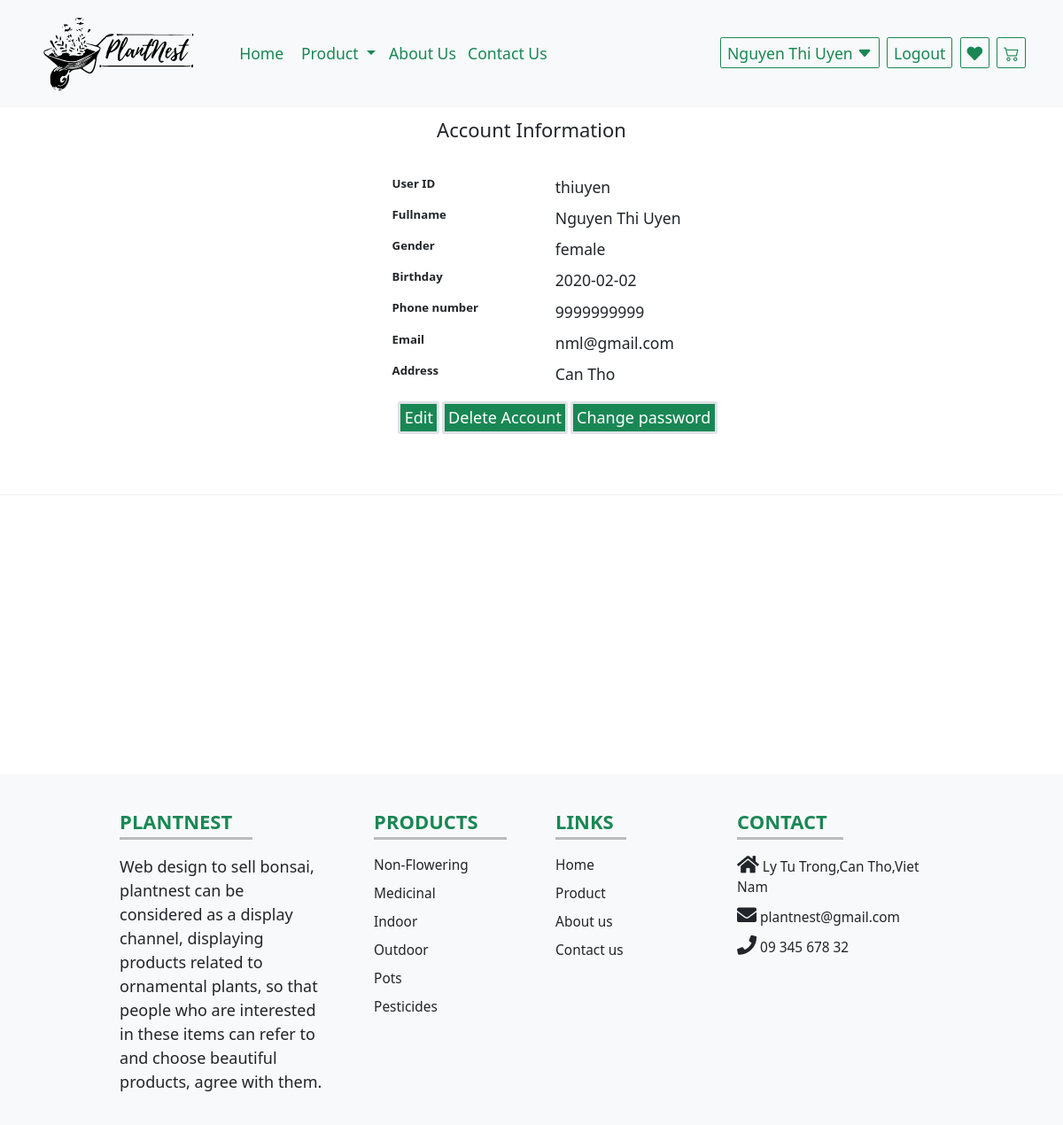
The page /client/manageAccount.php (signed in) on the database its author committed.
### tables this page shows
CREATE TABLE `account` (
  `userID` varchar(50) NOT NULL,
  `fullname` varchar(255) NOT NULL,
  `password` varchar(500) NOT NULL,
  `phone` varchar(15) NOT NULL,
  `address` varchar(600) NOT NULL,
  `gender` varchar(6) NOT NULL,
  `birthday` date NOT NULL,
  `role` tinyint(4) NOT NULL,
  `email` varchar(255) NOT NULL
);

### classes/Users.php (called while the page is built, shortened)
<?php
    function getUserInfo($conn, $id){
        $sql = "SELECT userID, fullname, phone, address, gender, role, password, email, birthday FROM account WHERE userID = '$id'";
        $result = $conn->query($sql) or die($this->conn->error.__LINE__);
        return $result;
    }

### client/manageAccount.php (the view, shortened to what this page needs)
<?php
if (isset($_SESSION['role']) && ($_SESSION['role'] == 0)) {
    include_once '../classes/Product.php';
    include_once '../classes/Users.php';
    include_once '../assets/database.php';
?>
    <!DOCTYPE html>
    <html lang="en">
    <head>
        <link rel="stylesheet" href="https://unpkg.com/swiper/swiper-bundle.min.css" />
        <link rel="stylesheet" href="https://cdnjs.cloudflare.com/ajax/libs/font-awesome/5.15.3/css/all.min.css">
        <link rel="stylesheet" href="../assets/css/style.css">
        <link href="https://cdn.jsdelivr.net/npm/bootstrap@5.0.2/dist/css/bootstrap.min.css" rel="stylesheet">
        <link rel="stylesheet" href="https://cdn.jsdelivr.net/npm/bootstrap-icons@1.10.5/font/bootstrap-icons.css">
        <link rel="stylesheet" href="https://cdn.jsdelivr.net/npm/swiper@10/swiper-bundle.min.css" />
    </head>
    <body>
        <nav class="navbar navbar-expand-lg navbar-light bg-light px-lg-5 py-lg-4 shadow-sm sticky-top">
            <div class="container-fluid">
                <div><a class="navbar-brand p-4 me-5 fw-bold fs-3 h-font" href="../index.php"><img src="../assets/images/logo/logo.svg" style="width:180px;" alt="Logo"></a></div>
                <div class="collapse navbar-collapse" id="navbarSupportedContent">
                    <ul class="navbar-nav me-auto mb-3 fs-2 mb-lg-0">
                        <li class="nav-item">
                            <a class="nav-link active text-success me-2" aria-current="page" href="../index.php">Home</a>
                        </li>
                        <nav class="">
                            <div class="container-fluid">
                                <div class="collapse navbar-collapse" id="navbarNavDarkDropdown">
                                    <ul class="navbar-nav">
                                        <li class="nav-item dropdown">
                                            <a class="nav-link text-success dropdown-toggle" href="#" id="navbarDarkDropdownMenuLink" role="button" data-bs-toggle="dropdown" aria-expanded="false">
                                                Product
                                            </a>
                                        </li>
                                    </ul>
                                </div>
                            </div>
                        </nav>
                        <li class="nav-item">
                            <a class="nav-link active text-success me-2" href="aboutus.php">About Us</a>
                        </li>
                        <li class="nav-item">
                            <a class="nav-link active text-success me-2" href="contactus.php">Contact Us</a>
                        </li>
                    </ul>
                    <div class="d-flex">
                        <?php
                        if (isset($_SESSION['name']) && ($_SESSION['name'] != "")) { ?>
                            <a href="manageAccount.php">
                                <div class="dropdown">
                                    <a class="btn btn-outline-success shadow-none me-lg-3 me-3 fs-2" href="#" role="button" id="dropdownMenuLink" data-bs-toggle="dropdown" aria-expanded="false">
                                        <?php echo $_SESSION['name']; ?> <i class="bi bi-caret-down-fill"></i>
                                    </a>
                                </div>
                            </a>
                            <a href="logout.php">
                                <button type="button" class="btn btn-outline-success shadow-none me-lg-3 me-3 fs-2" data-bs-toggle="modal" data-bs-target="#registermodal">
                                    Logout
                                </button>
                            </a>
                            <a href="favorites.php">
                                <button type="button" class="btn btn-outline-success shadow-none me-lg-3 me-3 fs-2" data-bs-toggle="modal" data-bs-target="#registermodal">
                                    <i class="fas fa-heart"></i>
                                </button>
                            </a>
                        <?php } ?>
                        <a href="cart.php"><button type="button" class="btn btn-outline-success shadow-none me-lg-3 me-3 fs-2" data-bs-toggle="modal" data-bs-target="#registermodal">
                                <i class="bi bi-cart2"></i>
                            </button></a>
                    </div>
                </div>
            </div>
        </nav>
        <div id="shopping-cart">
                <?php
                if (isset($_SESSION['email']) && ($_SESSION['email'] != "") && !isset($_GET['action'])) {
                    $accountID = $_SESSION['id'];
                    $result = getUserInfo($conn, $accountID);
                    if ($result->num_rows > 0) {
                ?>
                        <div>
                            <div class="bg-white p-3 p-md-4 rounded shadow-sm d-flex justify-content-center flex-column align-items-center">
                                <div>
                                    <h1 class="text-center">Account Information</h1>
                                </div>
                                <div>
                                    <table class="table table-borderless" style="width: 50%; margin:30px 0px 50px 400px;">
                                        <tbody>
                                            <?php while ($row = $result->fetch_assoc()) { ?>
                                                <tr class="w-100">
                                                    <td style="width: 250px;"><span class="fs-4 fw-bold p-4">User ID</span></td>
                                                    <td class="fs-2" style="width: 500px;"><?php echo $row['userID']; ?></td>
                                                </tr>
                                                <tr>
                                                    <td><span class="fs-4 fw-bold p-4 ">Fullname</span></td>
                                                    <td class="fs-2"><?php echo $row['fullname']; ?></td>
                                                </tr>
                                                <tr>
                                                    <td><span class="fs-4 fw-bold p-4 ">Gender</span></td>
                                                    <td class="fs-2"><?php echo $row['gender']; ?></td>
                                                </tr>
                                                <tr>
                                                    <td><span class="fs-4 fw-bold p-4">Birthday</span></td>
                                                    <td class="fs-2"><?php echo $row['birthday']; ?></td>
                                                </tr>
                                                <tr>
                                                    <td><span class="fs-4 fw-bold p-4">Phone number</span></td>
                                                    <td class="fs-2"><?php echo $row['phone']; ?></td>
                                                </tr>
                                                <tr>
                                                    <td><span class="fs-4 fw-bold p-4">Email</span></td>
                                                    <td class="fs-2"><?php echo $row['email']; ?></td>
                                                </tr>
                                                <tr>
                                                    <td><span class="fs-4 fw-bold p-4">Address</span></td>
                                                    <td class="fs-2"><?php echo $row['address']; ?></td>
                                                </tr>
                                                <tr>
                                                    <td colspan="2">
                                                        <div class="mt-2" style="margin-left: 20px;">
                                                            <a class="mt-2 btn btn-success btn-sm w-10 rounded-3 border border-3" style="font-size: 18px;" href="?action=editAccount&id=<?php echo $row['userID']; ?>">
                                                                Edit
                                                            </a>
                                                            <a class="mt-2 btn btn-success btn-sm w-10 rounded-3 border border-3" style="font-size: 18px;" href="?action=removeAccount&id=<?php echo $row['userID']; ?>">
                                                                Delete Account
                                                            </a>
                                                            <a class="mt-2 btn btn-success btn-sm w-10 rounded-3 border border-3" style="font-size: 18px;" href="?action=changePassword&id=<?php echo $row['userID']; ?>">
                                                                Change password
                                                            </a>
                                                        </div>
                                                    </td>
                                                </tr>
                                            <?php } ?>
                                        </tbody>
                                    </table>
                                </div>
                            </div>
                        </div>
                </div></br></br></br></br></br></br></br></br></br></br></br></br></br></br></br></br></br></br></br></br></br></br></br>
        <?php }
                } ?>
        <footer class="text-center text-lg-start text-dark bg-light mt-4" style="background-color: #ECEFF1">
            <section class="">
                <div class="container text-center text-md-start mt-5">
                    <div class="row mt-3">
                        <div class="col-md-3 col-lg-4 col-xl-3 mx-auto mb-4">
                            <h6 class="text-uppercase fw-bold fs-1 text-success">PLANTNEST</h6>
                            <hr class="mb-4 mt-0 d-inline-block mx-auto" style="width: 150px; background-color: #000; height: 3px" />
                            <p style="font-size:18px">
                                Web design to sell bonsai, plantnest can be considered as a display channel,
                                displaying products related to ornamental plants,
                                so that people who are interested in these items can refer to and choose beautiful products,
                                agree with them.
                            </p>
                        </div>
                        <div class="col-md-2 col-lg-2 col-xl-2 mx-auto mb-4">
                            <h6 class="text-uppercase fw-bold fs-1 text-success">Products</h6>
                            <hr class="mb-4 mt-0 d-inline-block mx-auto" style="width: 150px; background-color: #000; height: 3px" />
                            <p>
                                <a href="nonFlowering.php" class="text-dark fs-3 text-decoration-none">Non-Flowering</a>
                            </p>
                            <p>
                                <a href="medicinal.php" class="text-dark fs-3 text-decoration-none">Medicinal</a>
                            </p>
                            <p>
                                <a href="indoor.php" class="text-dark fs-3 text-decoration-none">Indoor</a>
                            </p>
                            <p>
                                <a href="outdoor.php" class="text-dark fs-3 text-decoration-none">Outdoor</a>
                            </p>
                            <p>
                                <a href="pots.php" class="text-dark fs-3 text-decoration-none">Pots</a>
                            </p>
                            <p>
                                <a href="pesticides.php" class="text-dark fs-3 text-decoration-none">Pesticides</a>
                            </p>
                        </div>
                        <div class="col-md-3 col-lg-2 col-xl-2 mx-auto mb-4">
                            <h6 class="text-uppercase fw-bold fs-1 text-success"> links</h6>
                            <hr class="mb-4 mt-0 d-inline-block mx-auto" style="width: 80px; background-color: #000; height: 3px" />
                            <p>
                                <a href="../index.php" class="text-dark fs-3 text-decoration-none">Home</a>
                            </p>
                            <p>
                                <a href="product.php" class="text-dark fs-3 text-decoration-none">Product</a>
                            </p>
                            <p>
                                <a href="aboutus.php" class="text-dark fs-3 text-decoration-none">About us</a>
                            </p>
                            <p>
                                <a href="contactus.php" class="text-dark fs-3 text-decoration-none">Contact us</a>
                            </p>
                        </div>
                        <div class="col-md-4 col-lg-3 col-xl-3 mx-auto mb-md-0 mb-4">
                            <h6 class="text-uppercase fw-bold fs-1 text-success">Contact</h6>
                            <hr class="mb-4 mt-0 d-inline-block mx-auto" style="width: 120px; background-color: #000; height: 3px" />
                            <p class="fs-3"><i class="fas fa-home mr-3 text-dark fs-1 text-decoration-none"></i> Ly Tu Trong,Can Tho,Viet Nam</p>
                            <p class="fs-3"><i class="fas fa-envelope mr-3 text-dark fs-1 text-decoration-none"></i> plantnest@gmail.com</p>
                            <p class="fs-3"><i class="fas fa-phone mr-3 text-dark fs-1 text-decoration-none"></i> 09 345 678 32</p>
                        </div>
                    </div>
                </div>
            </section>
        </footer>
    </body>
    </html>
<?php
} else {
    header('location: login.php');
}
?>

### assets/css/style.css (style rules this page uses)
:root { --green:#3A9943; }
* { margin:0; padding:0; box-sizing: border-box; text-transform: none; outline: none; border:none; text-decoration: none; transition: all .2s linear; }
html { font-size: 62.5%; overflow-x: hidden; scroll-behavior: smooth; scroll-padding-top: 7rem; }
section { padding:1.5rem 9%; }
@media (max-width:1200px) { html { font-size: 55%; } }

### rows shown on the page
account: userID "thiuyen", fullname "Nguyen Thi Uyen", gender "female", birthday "2020-02-02", phone "9999999999", email "nml@gmail.com", address "Can Tho"

### other values the page prints
$_SESSION['name'] "Nguyen Thi Uyen"
